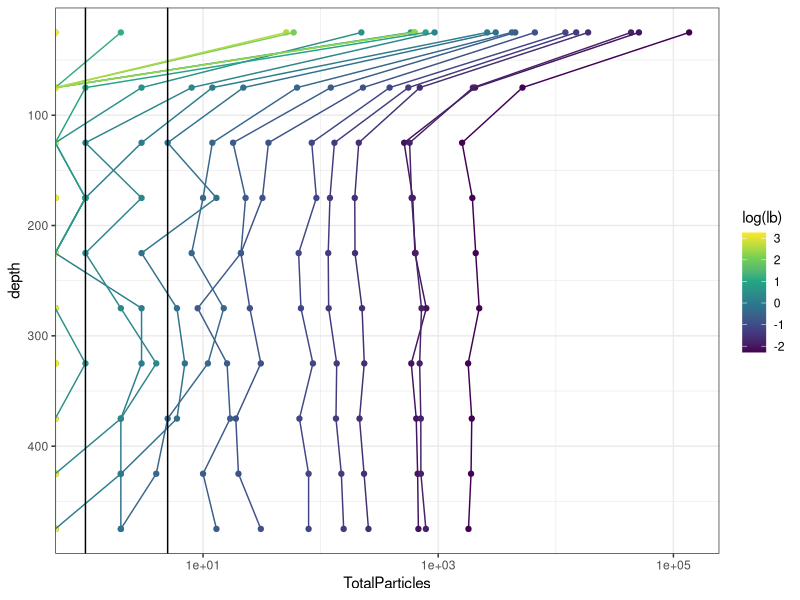
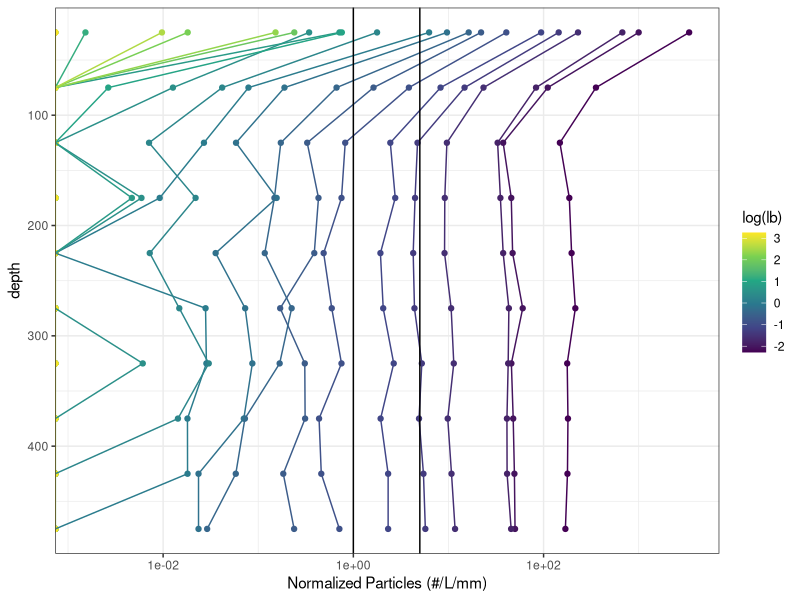
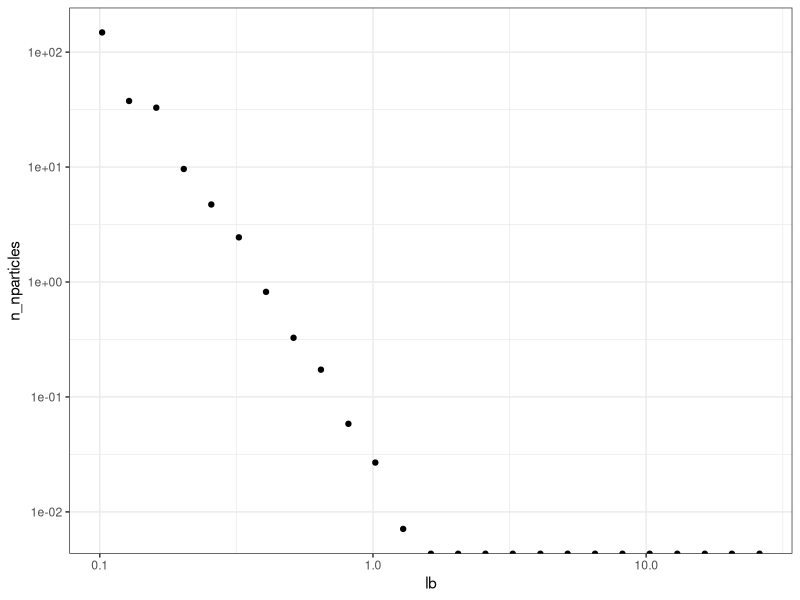
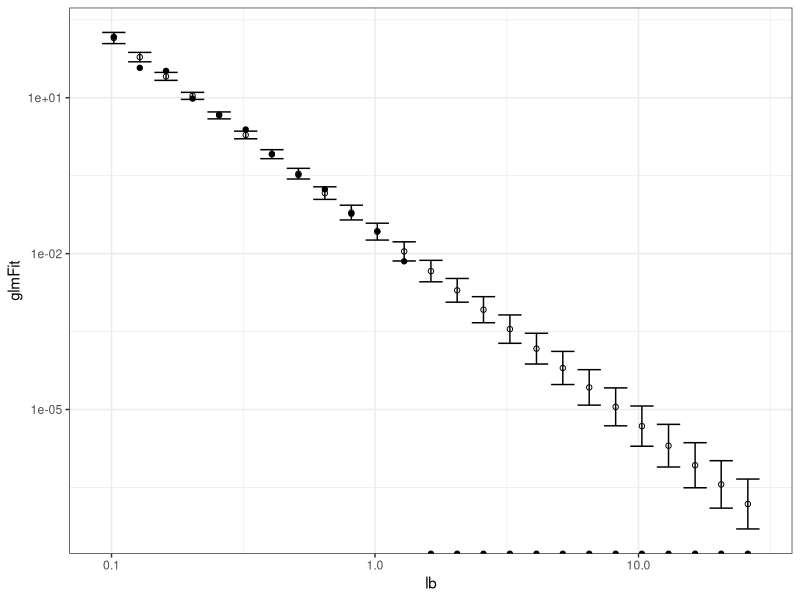
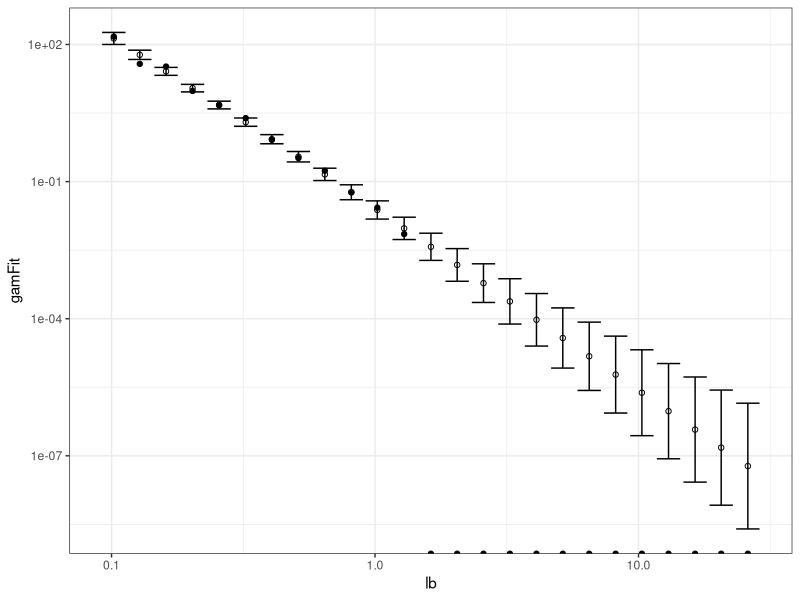
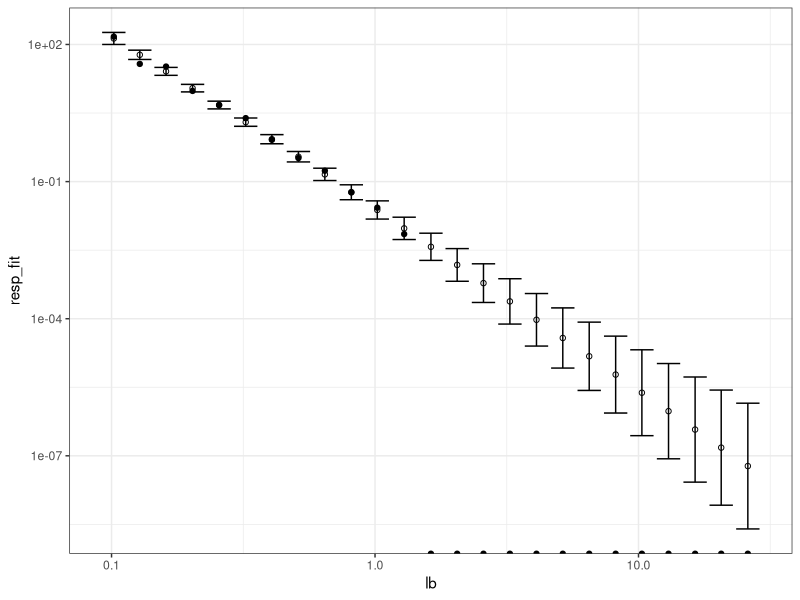
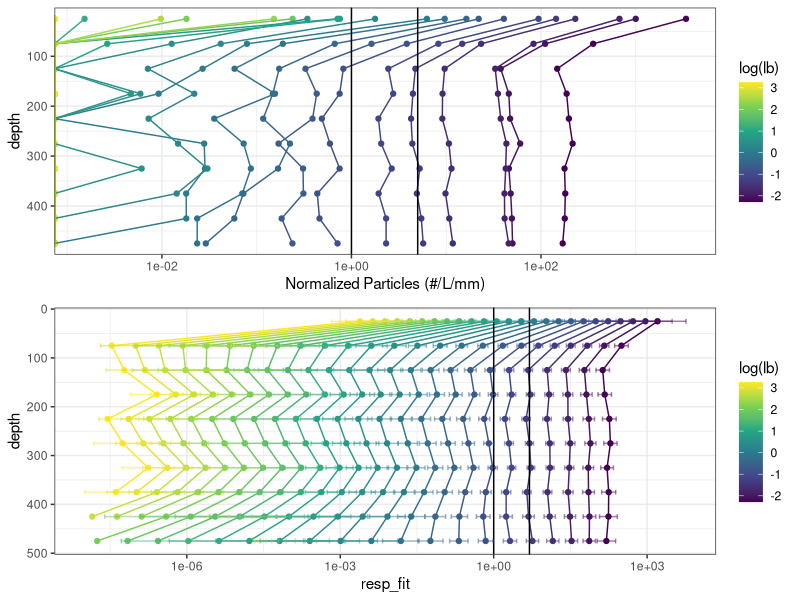
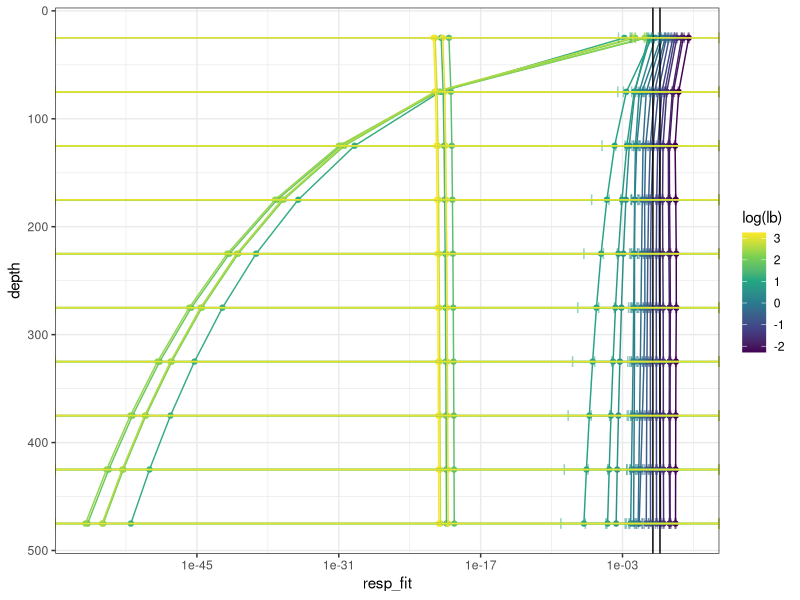

Recreate these plots in R, in order.
## ---- chunk 1
#data <- ESS %>% filter(depth <= 500, profile == "stn_043") %>% select(depth, lb, ub, vol, TotalParticles)
## ---- chunk 2
library(tidyverse)
library(mgcv)
## ---- chunk 3
theme_set(theme_bw())
## ---- chunk 4
data <- structure(list(depth = c(25, 25, 25, 25, 25, 25, 25, 25, 25, 
25, 25, 25, 25, 25, 25, 25, 25, 25, 25, 25, 25, 25, 25, 25, 25, 
75, 75, 75, 75, 75, 75, 75, 75, 75, 75, 75, 75, 75, 75, 75, 75, 
75, 75, 75, 75, 75, 75, 75, 75, 75, 125, 125, 125, 125, 125, 
125, 125, 125, 125, 125, 125, 125, 125, 125, 125, 125, 125, 125, 
125, 125, 125, 125, 125, 125, 125, 175, 175, 175, 175, 175, 175, 
175, 175, 175, 175, 175, 175, 175, 175, 175, 175, 175, 175, 175, 
175, 175, 175, 175, 175, 175, 225, 225, 225, 225, 225, 225, 225, 
225, 225, 225, 225, 225, 225, 225, 225, 225, 225, 225, 225, 225, 
225, 225, 225, 225, 225, 275, 275, 275, 275, 275, 275, 275, 275, 
275, 275, 275, 275, 275, 275, 275, 275, 275, 275, 275, 275, 275, 
275, 275, 275, 275, 325, 325, 325, 325, 325, 325, 325, 325, 325, 
325, 325, 325, 325, 325, 325, 325, 325, 325, 325, 325, 325, 325, 
325, 325, 325, 375, 375, 375, 375, 375, 375, 375, 375, 375, 375, 
375, 375, 375, 375, 375, 375, 375, 375, 375, 375, 375, 375, 375, 
375, 375, 425, 425, 425, 425, 425, 425, 425, 425, 425, 425, 425, 
425, 425, 425, 425, 425, 425, 425, 425, 425, 425, 425, 425, 425, 
425, 475, 475, 475, 475, 475, 475, 475, 475, 475, 475, 475, 475, 
475, 475, 475, 475, 475, 475, 475, 475, 475, 475, 475, 475, 475
), lb = c(0.102, 0.128, 0.161, 0.203, 0.256, 0.323, 0.406, 0.512, 
0.645, 0.813, 1.02, 1.29, 1.63, 2.05, 2.58, 3.25, 4.1, 5.16, 
6.5, 8.19, 10.3, 13, 16.4, 20.6, 26, 0.102, 0.128, 0.161, 0.203, 
0.256, 0.323, 0.406, 0.512, 0.645, 0.813, 1.02, 1.29, 1.63, 2.05, 
2.58, 3.25, 4.1, 5.16, 6.5, 8.19, 10.3, 13, 16.4, 20.6, 26, 0.102, 
0.128, 0.161, 0.203, 0.256, 0.323, 0.406, 0.512, 0.645, 0.813, 
1.02, 1.29, 1.63, 2.05, 2.58, 3.25, 4.1, 5.16, 6.5, 8.19, 10.3, 
13, 16.4, 20.6, 26, 0.102, 0.128, 0.161, 0.203, 0.256, 0.323, 
0.406, 0.512, 0.645, 0.813, 1.02, 1.29, 1.63, 2.05, 2.58, 3.25, 
4.1, 5.16, 6.5, 8.19, 10.3, 13, 16.4, 20.6, 26, 0.102, 0.128, 
0.161, 0.203, 0.256, 0.323, 0.406, 0.512, 0.645, 0.813, 1.02, 
1.29, 1.63, 2.05, 2.58, 3.25, 4.1, 5.16, 6.5, 8.19, 10.3, 13, 
16.4, 20.6, 26, 0.102, 0.128, 0.161, 0.203, 0.256, 0.323, 0.406, 
0.512, 0.645, 0.813, 1.02, 1.29, 1.63, 2.05, 2.58, 3.25, 4.1, 
5.16, 6.5, 8.19, 10.3, 13, 16.4, 20.6, 26, 0.102, 0.128, 0.161, 
0.203, 0.256, 0.323, 0.406, 0.512, 0.645, 0.813, 1.02, 1.29, 
1.63, 2.05, 2.58, 3.25, 4.1, 5.16, 6.5, 8.19, 10.3, 13, 16.4, 
20.6, 26, 0.102, 0.128, 0.161, 0.203, 0.256, 0.323, 0.406, 0.512, 
0.645, 0.813, 1.02, 1.29, 1.63, 2.05, 2.58, 3.25, 4.1, 5.16, 
6.5, 8.19, 10.3, 13, 16.4, 20.6, 26, 0.102, 0.128, 0.161, 0.203, 
0.256, 0.323, 0.406, 0.512, 0.645, 0.813, 1.02, 1.29, 1.63, 2.05, 
2.58, 3.25, 4.1, 5.16, 6.5, 8.19, 10.3, 13, 16.4, 20.6, 26, 0.102, 
0.128, 0.161, 0.203, 0.256, 0.323, 0.406, 0.512, 0.645, 0.813, 
1.02, 1.29, 1.63, 2.05, 2.58, 3.25, 4.1, 5.16, 6.5, 8.19, 10.3, 
13, 16.4, 20.6, 26), ub = c(0.128, 0.161, 0.203, 0.256, 0.323, 
0.406, 0.512, 0.645, 0.813, 1.02, 1.29, 1.63, 2.05, 2.58, 3.25, 
4.1, 5.16, 6.5, 8.19, 10.3, 13, 16.4, 20.6, 26, 32, 0.128, 0.161, 
0.203, 0.256, 0.323, 0.406, 0.512, 0.645, 0.813, 1.02, 1.29, 
1.63, 2.05, 2.58, 3.25, 4.1, 5.16, 6.5, 8.19, 10.3, 13, 16.4, 
20.6, 26, 32, 0.128, 0.161, 0.203, 0.256, 0.323, 0.406, 0.512, 
0.645, 0.813, 1.02, 1.29, 1.63, 2.05, 2.58, 3.25, 4.1, 5.16, 
6.5, 8.19, 10.3, 13, 16.4, 20.6, 26, 32, 0.128, 0.161, 0.203, 
0.256, 0.323, 0.406, 0.512, 0.645, 0.813, 1.02, 1.29, 1.63, 2.05, 
2.58, 3.25, 4.1, 5.16, 6.5, 8.19, 10.3, 13, 16.4, 20.6, 26, 32, 
0.128, 0.161, 0.203, 0.256, 0.323, 0.406, 0.512, 0.645, 0.813, 
1.02, 1.29, 1.63, 2.05, 2.58, 3.25, 4.1, 5.16, 6.5, 8.19, 10.3, 
13, 16.4, 20.6, 26, 32, 0.128, 0.161, 0.203, 0.256, 0.323, 0.406, 
0.512, 0.645, 0.813, 1.02, 1.29, 1.63, 2.05, 2.58, 3.25, 4.1, 
5.16, 6.5, 8.19, 10.3, 13, 16.4, 20.6, 26, 32, 0.128, 0.161, 
0.203, 0.256, 0.323, 0.406, 0.512, 0.645, 0.813, 1.02, 1.29, 
1.63, 2.05, 2.58, 3.25, 4.1, 5.16, 6.5, 8.19, 10.3, 13, 16.4, 
20.6, 26, 32, 0.128, 0.161, 0.203, 0.256, 0.323, 0.406, 0.512, 
0.645, 0.813, 1.02, 1.29, 1.63, 2.05, 2.58, 3.25, 4.1, 5.16, 
6.5, 8.19, 10.3, 13, 16.4, 20.6, 26, 32, 0.128, 0.161, 0.203, 
0.256, 0.323, 0.406, 0.512, 0.645, 0.813, 1.02, 1.29, 1.63, 2.05, 
2.58, 3.25, 4.1, 5.16, 6.5, 8.19, 10.3, 13, 16.4, 20.6, 26, 32, 
0.128, 0.161, 0.203, 0.256, 0.323, 0.406, 0.512, 0.645, 0.813, 
1.02, 1.29, 1.63, 2.05, 2.58, 3.25, 4.1, 5.16, 6.5, 8.19, 10.3, 
13, 16.4, 20.6, 26, 32), vol = c(1542.64, 1542.64, 1542.64, 1542.64, 
1542.64, 1542.64, 1542.64, 1542.64, 1542.64, 1542.64, 1542.64, 
1542.64, 1542.64, 1542.64, 1542.64, 1542.64, 1542.64, 1542.64, 
1542.64, 1542.64, 1542.64, 1542.64, 1542.64, 1542.64, 1542.64, 
563.2, 563.2, 563.2, 563.2, 563.2, 563.2, 563.2, 563.2, 563.2, 
563.2, 563.2, 563.2, 563.2, 563.2, 563.2, 563.2, 563.2, 563.2, 
563.2, 563.2, 563.2, 563.2, 563.2, 563.2, 563.2, 413.6, 413.6, 
413.6, 413.6, 413.6, 413.6, 413.6, 413.6, 413.6, 413.6, 413.6, 
413.6, 413.6, 413.6, 413.6, 413.6, 413.6, 413.6, 413.6, 413.6, 
413.6, 413.6, 413.6, 413.6, 413.6, 402.16, 402.16, 402.16, 402.16, 
402.16, 402.16, 402.16, 402.16, 402.16, 402.16, 402.16, 402.16, 
402.16, 402.16, 402.16, 402.16, 402.16, 402.16, 402.16, 402.16, 
402.16, 402.16, 402.16, 402.16, 402.16, 406.56, 406.56, 406.56, 
406.56, 406.56, 406.56, 406.56, 406.56, 406.56, 406.56, 406.56, 
406.56, 406.56, 406.56, 406.56, 406.56, 406.56, 406.56, 406.56, 
406.56, 406.56, 406.56, 406.56, 406.56, 406.56, 397.76, 397.76, 
397.76, 397.76, 397.76, 397.76, 397.76, 397.76, 397.76, 397.76, 
397.76, 397.76, 397.76, 397.76, 397.76, 397.76, 397.76, 397.76, 
397.76, 397.76, 397.76, 397.76, 397.76, 397.76, 397.76, 389.84, 
389.84, 389.84, 389.84, 389.84, 389.84, 389.84, 389.84, 389.84, 
389.84, 389.84, 389.84, 389.84, 389.84, 389.84, 389.84, 389.84, 
389.84, 389.84, 389.84, 389.84, 389.84, 389.84, 389.84, 389.84, 
410.96, 410.96, 410.96, 410.96, 410.96, 410.96, 410.96, 410.96, 
410.96, 410.96, 410.96, 410.96, 410.96, 410.96, 410.96, 410.96, 
410.96, 410.96, 410.96, 410.96, 410.96, 410.96, 410.96, 410.96, 
410.96, 410.08, 410.08, 410.08, 410.08, 410.08, 410.08, 410.08, 
410.08, 410.08, 410.08, 410.08, 410.08, 410.08, 410.08, 410.08, 
410.08, 410.08, 410.08, 410.08, 410.08, 410.08, 410.08, 410.08, 
410.08, 410.08, 410.08, 410.08, 410.08, 410.08, 410.08, 410.08, 
410.08, 410.08, 410.08, 410.08, 410.08, 410.08, 410.08, 410.08, 
410.08, 410.08, 410.08, 410.08, 410.08, 410.08, 410.08, 410.08, 
410.08, 410.08, 410.08), TotalParticles = c(136084, 50891, 43620, 
18820, 14902, 12063, 6635, 4518, 4229, 3081, 2606, 931, 222, 
584, 782, 2, 0, 0, 624, 59, 633, 51, 0, 0, 0, 5204, 2056, 1971, 
697, 557, 386, 229, 122, 63, 22, 12, 8, 3, 0, 1, 0, 0, 0, 0, 
0, 0, 0, 0, 0, 0, 1596, 513, 571, 211, 131, 84, 36, 18, 12, 5, 
3, 1, 0, 0, 0, 0, 0, 0, 0, 0, 0, 0, 0, 0, 0, 1950, 607, 594, 
195, 120, 92, 32, 23, 10, 13, 1, 3, 1, 1, 0, 0, 0, 0, 0, 0, 0, 
0, 0, 0, 0, 2083, 634, 642, 196, 116, 65, 21, 21, 8, 3, 0, 1, 
0, 0, 0, 0, 0, 0, 0, 0, 0, 0, 0, 0, 0, 2231, 792, 721, 225, 117, 
68, 25, 9, 15, 6, 3, 2, 0, 0, 0, 0, 0, 0, 0, 0, 0, 0, 0, 0, 0, 
1796, 590, 695, 235, 137, 86, 31, 16, 11, 7, 3, 4, 1, 0, 0, 0, 
0, 0, 0, 0, 0, 0, 0, 0, 0, 1928, 650, 711, 214, 135, 66, 19, 
17, 5, 6, 2, 2, 0, 0, 0, 0, 0, 0, 0, 0, 0, 0, 0, 0, 0, 1901, 
668, 712, 234, 150, 79, 20, 10, 4, 2, 2, 0, 0, 0, 0, 0, 0, 0, 
0, 0, 0, 0, 0, 0, 0, 1808, 678, 785, 255, 157, 79, 31, 13, 2, 
2, 0, 0, 0, 0, 0, 0, 0, 0, 0, 0, 0, 0, 0, 0, 0)), class = c("tbl_df", 
"tbl", "data.frame"), row.names = c(NA, -250L))
## ---- chunk 5
head(data)
## ---- chunk 6
data01 <- data %>% mutate(binsize = ub-lb, nparticles = TotalParticles/vol, n_nparticles = nparticles/binsize)
## ---- chunk 7
data01 %>% head
## ---- chunk 8
data01Plot <- data01 %>% group_by(lb) %>% ggplot(aes(x = TotalParticles, y = depth, col = log(lb), group = lb)) + scale_y_reverse() + geom_point() + scale_x_log10() + scale_color_viridis_c() + geom_path() + geom_vline(xintercept = 1) + geom_vline(xintercept = 5)
data01Plot
## ---- chunk 9
nnPlot <- data01 %>% group_by(lb) %>% ggplot(aes(x = n_nparticles, y = depth, col = log(lb), group = lb)) + scale_y_reverse() + geom_point() + scale_x_log10() + scale_color_viridis_c() + geom_path() + geom_vline(xintercept = 1) + geom_vline(xintercept = 5) + labs(x = "Normalized Particles (#/L/mm)")
nnPlot
## ---- chunk 10
data_125m <- data01 %>% filter(depth == 125)
data_125m %>% ggplot(aes(x = lb, y = n_nparticles)) + scale_x_log10() + scale_y_log10() + geom_point()
## ---- chunk 11
myGlm <- function(df){
  MASS::glm.nb(TotalParticles ~ log(lb) + offset(log(vol * binsize)), data = df)
}

mod_125m <- myGlm(data_125m)
summary(mod_125m)
## ---- chunk 12
pred_glm_125m <- predict(mod_125m, type = "link", se.fit = TRUE) %>% as_tibble %>% mutate(lower = fit - 2 * se.fit, upper = fit + 2 * se.fit) %>%
  mutate(glmFit = exp(fit), glmLower = exp(lower), glmUpper = exp(upper)) %>% select(-c(fit, lower, upper))
## ---- chunk 13
df_125m <- bind_cols(data_125m, pred_glm_125m) %>% mutate(glmFit = glmFit/vol/binsize, glmLower = glmLower/vol/binsize, glmUpper = glmUpper/vol/binsize) 

ggplot(df_125m, aes(x = lb)) + geom_point(aes(y = glmFit), shape = 1) + geom_point(aes(y = n_nparticles)) +
  geom_errorbar(aes(ymin = glmLower, ymax = glmUpper)) +
  scale_x_log10() + scale_y_log10()
## ---- chunk 14
myGam <- function(df){
  gam(TotalParticles ~ s(log(lb)), offset = log(vol * binsize), family = nb(), data = df)
}

mod1_125m <- myGam(data_125m)
summary(mod1_125m)
AIC(mod1_125m)
## ---- chunk 15
pred1_tp_125m <- predict(mod1_125m, type = "link", se.fit = TRUE) %>% as.data.frame %>% mutate(lower = fit - 2 * se.fit, upper = fit + 2 * se.fit) %>%
  #translate back into response units
  mutate(gamFit = exp(fit), gamLower = exp(lower), gamUpper = exp(upper)) #%>% select(-c(fit, lower, upper))


df1_125m <- bind_cols(df_125m,  pred1_tp_125m)


ggplot(df1_125m, aes(x = lb)) + geom_point(aes(y = gamFit), shape = 1) +
  geom_errorbar(aes(ymin = gamLower, ymax = gamUpper)) + 
  geom_point(aes(y = n_nparticles)) + scale_x_log10() + scale_y_log10()
## ---- chunk 16
expand_with_gam <- function(df, mod){
  loc_pred <- predict(mod, type = "link", se.fit = TRUE) %>% as.data.frame %>% mutate(lower = fit - 2 * se.fit, upper = fit + 2 * se.fit) %>% mutate(resp_fit = exp(fit), resp_lower = exp(lower), resp_upper = exp(upper))
  loc_df <- bind_cols(df, loc_pred)
  loc_df
}

gam_size_ggplot <- function(df){
  ggplot(df, aes(x = lb)) + geom_point(aes(y = resp_fit), shape = 1) +
  geom_errorbar(aes(ymin = resp_lower, ymax = resp_upper)) + 
  geom_point(aes(y = n_nparticles)) + scale_x_log10() + scale_y_log10()
}
## ---- chunk 17
expand_with_gam(df_125m, mod1_125m) %>% gam_size_ggplot
## ---- chunk 18
dataGamHorizontal <- data01 %>% group_by(depth) %>% nest %>% mutate(mod = map(data, myGam)) %>%
  mutate(data2 = map2(data, mod, expand_with_gam)) %>% select(-data, -mod)%>% unnest(data2)
dataGamHorizontal %>% head
## ---- chunk 19
library(cowplot)

horizontalGamPlot <- dataGamHorizontal %>% ggplot(aes(x = resp_fit, y = depth, col = log(lb), group = lb)) + scale_y_reverse() + geom_point() + scale_x_log10(limits = c(10^-8, NA)) + scale_color_viridis_c() + geom_path() + geom_vline(xintercept = 1) + geom_vline(xintercept = 5)  + geom_errorbar(aes(xmin = resp_lower, xmax = resp_upper), width = 10, alpha = 0.5)+ theme_bw()

plot_grid(nnPlot, horizontalGamPlot, nrow = 2)
## ---- chunk 20
verticalGam <- function(df){
  gam(TotalParticles ~ s(log(depth)), offset = log(vol * binsize), family = nb(), data = df)
}

dataGamVertical <- data01 %>% group_by(lb) %>% nest %>% mutate(mod = map(data, verticalGam)) %>%
  mutate(data2 = map2(data, mod, expand_with_gam)) %>% select(-data, -mod)%>% unnest(data2)
dataGamVertical %>% head
## ---- chunk 21
verticalGamPlot <- dataGamVertical %>% ggplot(aes(x = resp_fit, y = depth, col = log(lb), group = lb)) + scale_y_reverse() + geom_point() + scale_x_log10() + scale_color_viridis_c() + geom_path() + geom_vline(xintercept = 1) + geom_vline(xintercept = 5) + geom_errorbar(aes(xmin = resp_lower, xmax = resp_upper), width = 10, alpha = 0.5) + theme_bw()
verticalGamPlot
## ---- chunk 22
doubleSmooth <- gam(TotalParticles ~s(log(lb), log(depth)), offset = log(vol * binsize), family = nb(), data = data01)

#doubleSmooth <- gam(TotalParticles ~ s(log(lb)) + log(depth), offset = log(vol * binsize), family = quasipoisson(), data = data01)
## ---- chunk 23
summary(doubleSmooth)
AIC(doubleSmooth)
## ---- chunk 24
linearSum <- gam(TotalParticles ~ log(lb) + log(depth), offset = log(vol * binsize), family = nb(), data = data01)
summary(linearSum)
multSum <- gam(TotalParticles ~ log(lb) * log(depth), offset = log(vol * binsize), family = nb(), data = data01)
summary(multSum)
AIC(linearSum,
  multSum,
  doubleSmooth
)
## ---- chunk 25
predDS <- predict(doubleSmooth, type = "link", se.fit = TRUE)

dataPredDS <- data01 %>% bind_cols(link_pred = predDS$fit, link_se = predDS$se) %>% 
  mutate(link_lower = link_pred - 2 * link_se, link_upper = link_pred + 2 * link_se) %>%
  mutate(resp_pred = exp(link_pred), resp_lower = exp(link_lower), resp_upper = exp(link_upper))
## ---- chunk 26
nnPlot
## ---- chunk 27
predDSPlot <- dataPredDS %>% group_by(lb) %>% ggplot(aes(x = resp_pred, y = depth, col = log(lb), group = lb)) + scale_y_reverse() + geom_point() + geom_errorbar(aes(xmin = resp_lower, xmax = resp_upper), width = 10) +  scale_color_viridis_c() + geom_path() + geom_vline(xintercept = 1) + geom_vline(xintercept = 5)  + scale_x_log10()
predDSPlot
## ---- chunk 28
#predDSPlot + scale_x_log10(limits = c(1e-22, NA))
predDSPlot + scale_x_log10(limits = c(1e-3, NA))
